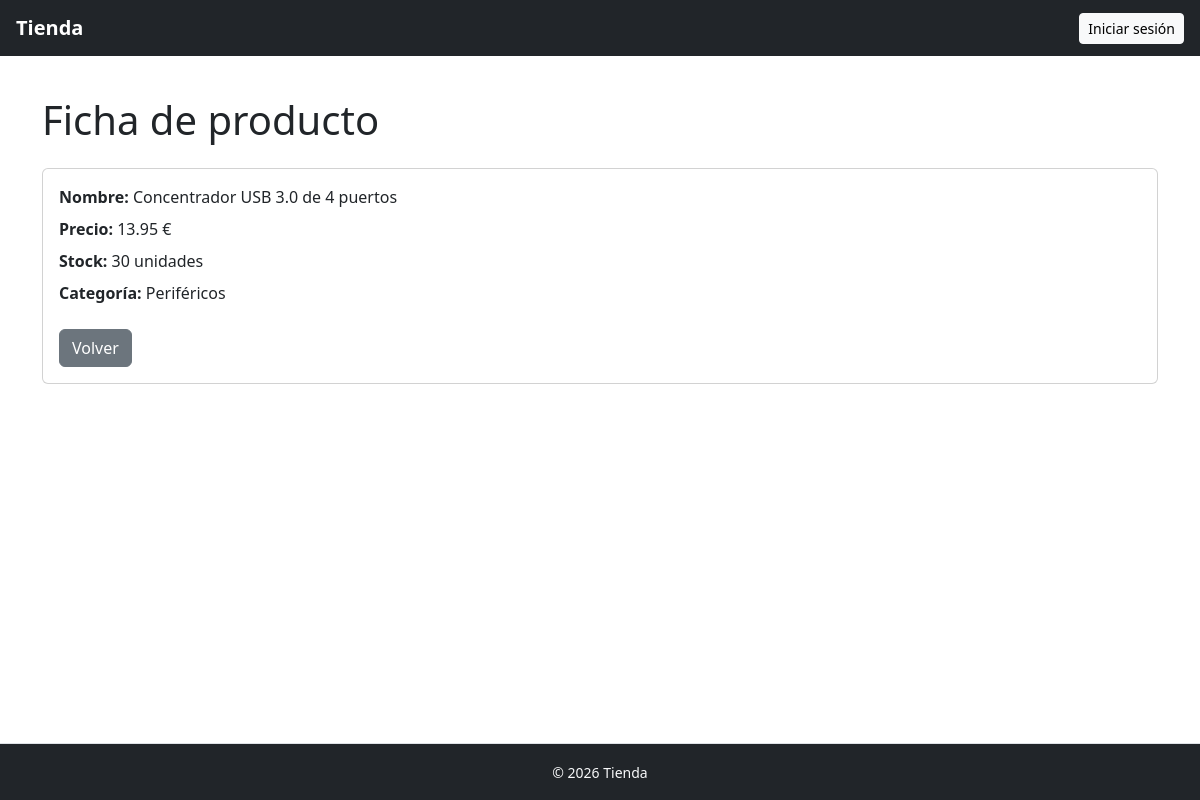
The app's page /public/web/productos/show.php?id=7 with its own data.
### tables this page shows
CREATE TABLE productos (
    id INT AUTO_INCREMENT PRIMARY KEY,
    nombre VARCHAR(100) NOT NULL,
    precio DECIMAL(10,2) NOT NULL,
    stock INT NOT NULL DEFAULT 0
);

CREATE TABLE categorias (
    id_categoria INT AUTO_INCREMENT PRIMARY KEY,
    nombre_categoria VARCHAR(50) NOT NULL
);

### app/Core/helpers/helper.php (called while the page is built, shortened)
<?php
function e(mixed $value): string
{
    return htmlspecialchars((string)$value, ENT_QUOTES, 'UTF-8');
}
function render(string $view, array $data = []): string
{
    extract($data);
    include __DIR__ . "/../../../resources/views/{$view}.php";
    return ob_get_clean();
}
function view(string $view, array $data = [], string $layout = 'layouts/app'): void
{
    $content = render($view, $data);
}
function url(string $path): string
{
    return BASE_URL . ltrim($path, '/');
}

### app/Http/Controllers/ProductoController.php (called while the page is built, shortened)
<?php
class ProductoController
{
    public function show(int $id): void
    {
        $producto = Producto::find($id)
            ?? throw new \Exception('Producto no encontrado');
        view('productos/show', compact('producto'));
    }
}

### public/web/productos/show.php (called while the page is built, shortened)
<?php
require_once __DIR__ . '/../../../bootstrap/bootstrap.php';
try {
    $request = new Request();
    $id = (int) $request->input('id', 0);
    (new ProductoController())->show($id);
} catch (Throwable $e) {
    echo $e->getMessage() . "<br>" . $e->getTraceAsString();
}

### bootstrap/bootstrap.php (called while the page is built, shortened)
<?php
require_once __DIR__ . '/../app/Core/helpers/helper.php';
spl_autoload_register(function ($class) {
    $path = __DIR__ . '/../' . str_replace('\\', '/', $class) . '.php';
    $path = lcfirst($path);
});

### app/Core/Model.php (called while the page is built, shortened)
<?php
require_once __DIR__ . '/../Core/DB.php';
abstract class Model implements \JsonSerializable
{
    protected static string $table;
    protected static string $primaryKey = 'id';
    protected array $attributes = [];
    public function __set(string $name, mixed $value): void
    {
        $this->attributes[$name] = $value;
    }
    public function __get(string $name): mixed
    {
        if (array_key_exists($name, $this->attributes)) {
            return $this->attributes[$name];
        }
        if (method_exists($this, $name)) {
            $result = $this->$name();
            return $result;
        }
        return null;
    }
    public static function hydrate(array $data): static
    {
        $obj = new static();
        $obj->fill($data);
        return $obj;
    }
    public static function find(int $id): ?self
    {
        $sql = "SELECT * FROM " . static::$table . " WHERE " . static::$primaryKey . " = :" . static::$primaryKey;
        $params = [static::$primaryKey => $id];
        $result = DB::select($sql, $params, static::class);
        return !empty($result) ? $result[0] : null;
    }
}

### app/Core/DB.php (called while the page is built, shortened)
<?php
class DB
{
    private static ?PDO $pdo = null;
    public static function connection(): PDO
    {
        if (self::$pdo === null) {
            $db_host = DB_HOST;
            $db_name = DB_NAME;
            $db_user = DB_USER;
            $db_pass = DB_PASS;
            $dsn = "mysql:host=$db_host;dbname=$db_name;charset=utf8mb4";
            $pdo = new PDO($dsn, $db_user, $db_pass);
            $pdo->setAttribute(PDO::ATTR_ERRMODE, PDO::ERRMODE_EXCEPTION);
            self::$pdo = $pdo;
        }
        return self::$pdo;
    }
    public static function select(string $sql, array $params = [], string $class = 'stdClass'): array
    {
        $stmt = self::connection()->prepare($sql);
        $stmt->execute($params);
        $objects = [];
        if ($class === 'stdClass') {
            while ($obj = $stmt->fetchObject()) {
                $objects[] = $obj;
            }
        } else {
            while ($row = $stmt->fetch(PDO::FETCH_ASSOC)) {
                $objects[] = $class::hydrate($row);
            }
        }
        return $objects;
    }
}

### app/Models/Producto.php (called while the page is built, shortened)
<?php
class Producto extends Model
{
    public function categoria(): Categoria
    {
        return Categoria::find($this->categoria_id);
    }
}

### resources/views/productos/show.php (the view)
<h1 class="mb-4">Ficha de producto</h1>
<div class="card">
    <div class="card-body">
        <p class="mb-2">
            <strong>Nombre: </strong>
            <?= e($producto->nombre) ?>
        </p>
        <p class="mb-2">
            <strong>Precio: </strong>
            <?= e($producto->precio) ?> €
        </p>
        <p class="mb-2">
            <strong>Stock: </strong>
            <?= e($producto->stock) ?> unidades
        </p>
        <p class="mb-2">
            <strong>Categoría: </strong>
            <?= e($producto->categoria->nombre_categoria) ?>
        </p>
        <a href="<?= url('/productos/index.php') ?>" class="btn btn-secondary mt-3">Volver</a>
    </div>
</div>

### public/web/css/app.css (style rules this page uses)
body { min-height: 100vh; display: flex; flex-direction: column; }

### records on screen
productos: nombre "Concentrador USB 3.0 de 4 puertos", precio "13.95", stock "30"
categorias: nombre_categoria "Periféricos"
